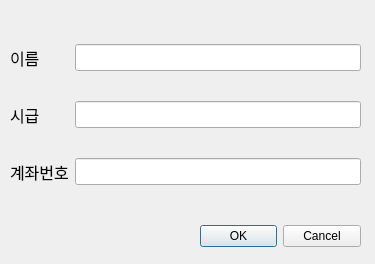
<?xml version="1.0" encoding="UTF-8"?>
<ui version="4.0">
 <class>AddEmployeeDialog</class>
 <widget class="QDialog" name="AddEmployeeDialog">
  <property name="geometry">
   <rect>
    <x>0</x>
    <y>0</y>
    <width>375</width>
    <height>264</height>
   </rect>
  </property>
  <property name="windowTitle">
   <string>Dialog</string>
  </property>
  <widget class="QDialogButtonBox" name="buttonBox">
   <property name="geometry">
    <rect>
     <x>200</x>
     <y>220</y>
     <width>161</width>
     <height>32</height>
    </rect>
   </property>
   <property name="orientation">
    <enum>Qt::Orientation::Horizontal</enum>
   </property>
   <property name="standardButtons">
    <set>QDialogButtonBox::StandardButton::Cancel|QDialogButtonBox::StandardButton::Ok</set>
   </property>
  </widget>
  <widget class="QWidget" name="gridLayoutWidget">
   <property name="geometry">
    <rect>
     <x>10</x>
     <y>20</y>
     <width>351</width>
     <height>191</height>
    </rect>
   </property>
   <layout class="QGridLayout" name="gridLayout">
    <item row="0" column="1">
     <widget class="QLineEdit" name="nameLineEdit">
      <property name="font">
       <font>
        <pointsize>12</pointsize>
       </font>
      </property>
     </widget>
    </item>
    <item row="1" column="0">
     <widget class="QLabel" name="label_2">
      <property name="font">
       <font>
        <pointsize>12</pointsize>
       </font>
      </property>
      <property name="text">
       <string>시급</string>
      </property>
     </widget>
    </item>
    <item row="1" column="1">
     <widget class="QLineEdit" name="wageLineEdit">
      <property name="font">
       <font>
        <pointsize>12</pointsize>
       </font>
      </property>
     </widget>
    </item>
    <item row="0" column="0">
     <widget class="QLabel" name="objectName">
      <property name="font">
       <font>
        <pointsize>12</pointsize>
       </font>
      </property>
      <property name="text">
       <string>이름</string>
      </property>
     </widget>
    </item>
    <item row="2" column="0">
     <widget class="QLabel" name="label">
      <property name="font">
       <font>
        <pointsize>12</pointsize>
       </font>
      </property>
      <property name="text">
       <string>계좌번호</string>
      </property>
     </widget>
    </item>
    <item row="2" column="1">
     <widget class="QLineEdit" name="accountLineEdit">
      <property name="font">
       <font>
        <pointsize>12</pointsize>
       </font>
      </property>
     </widget>
    </item>
   </layout>
  </widget>
 </widget>
 <resources/>
 <connections>
  <connection>
   <sender>buttonBox</sender>
   <signal>accepted()</signal>
   <receiver>AddEmployeeDialog</receiver>
   <slot>accept()</slot>
   <hints>
    <hint type="sourcelabel">
     <x>248</x>
     <y>254</y>
    </hint>
    <hint type="destinationlabel">
     <x>157</x>
     <y>274</y>
    </hint>
   </hints>
  </connection>
  <connection>
   <sender>buttonBox</sender>
   <signal>rejected()</signal>
   <receiver>AddEmployeeDialog</receiver>
   <slot>reject()</slot>
   <hints>
    <hint type="sourcelabel">
     <x>316</x>
     <y>260</y>
    </hint>
    <hint type="destinationlabel">
     <x>286</x>
     <y>274</y>
    </hint>
   </hints>
  </connection>
 </connections>
</ui>
